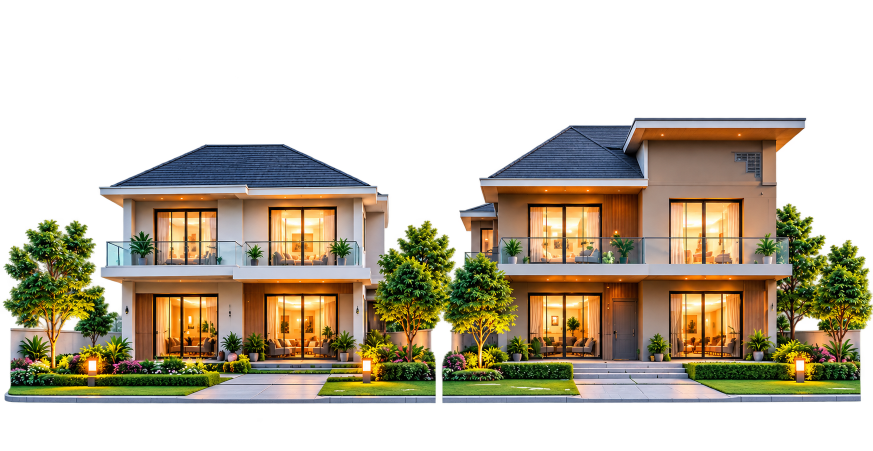
#> input picture assets/images/compare_home.png, 1746 x 901 px, found by its file name (shown at 1/2 size)
$ python generate_property_details_mockup.py
#> lines starting #> are read from the running program, lines starting #| are printed output that depends on the picture
import os
from PIL import Image, ImageDraw, ImageFont, ImageFilter

brain_dir = r"C:\Users\sk460\.gemini\antigravity\brain\22d11365-799f-4b35-a997-a30b2f31a218"
os.makedirs(brain_dir, exist_ok=True)

def get_font(size, bold=False):
    font_names = [
        "C:\\Windows\\Fonts\\segoeuib.ttf" if bold else "C:\\Windows\\Fonts\\segoeui.ttf",
        "C:\\Windows\\Fonts\\arialbd.ttf" if bold else "C:\\Windows\\Fonts\\arial.ttf",
        "C:\\Windows\\Fonts\\tahomabd.ttf" if bold else "C:\\Windows\\Fonts\\tahoma.ttf",
    ]
    for fn in font_names:
        if os.path.exists(fn):
            try:
                return ImageFont.truetype(fn, size)
            except Exception:
                pass
    return ImageFont.load_default()

# Screen Dimensions (High-Res Mobile Mockup: 840 x 2200)
W, H = 840, 2150
img = Image.new("RGB", (W, H), (248, 250, 252))
draw = ImageDraw.Draw(img)

# Colors
C_TEAL = (0, 122, 94)          # #007A5E - DigiNiwas signature
C_DARK_TEAL = (8, 48, 38)      # Deep luxury
C_GOLD = (212, 160, 23)        # Trust gold
C_GOLD_SOFT = (254, 247, 230)
C_MINT_SOFT = (232, 247, 242)
C_INK = (15, 23, 42)           # #0F172A slate 900
C_BODY = (71, 85, 105)         # slate 600
C_MUTED = (148, 163, 184)      # slate 400
C_CARD_BG = (255, 255, 255)
C_BORDER = (226, 232, 240)
C_BLUE = (37, 99, 235)

# -------------------------------------------------------------
# 1. TOP HERO SECTION (PHOTO CAROUSEL & FLOATING ACTIONS)
# -------------------------------------------------------------
hero_h = 440

# Load background photo if available
try:
    hero_raw = Image.open("assets/images/compare_home.png").convert("RGB")
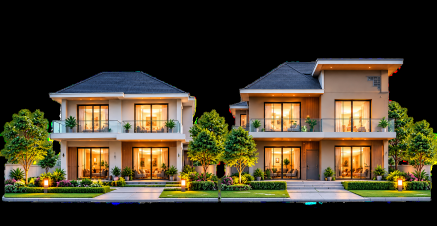
#> hero_raw: PIL image 1746x901 RGB (shown at 1/4 size); mean R, G, B 67.1, 59, 40.2
    # Crop to 840x440
    rw, rh = hero_raw.size
    target_ratio = W / hero_h
    raw_ratio = rw / rh
    if raw_ratio > target_ratio:
        new_w = int(rh * target_ratio)
        hero_crop = hero_raw.crop(((rw - new_w) // 2, 0, (rw + new_w) // 2, rh))
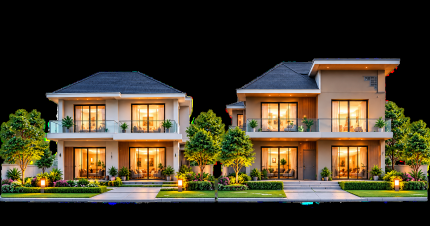
#> hero_crop: PIL image 1720x901 RGB (shown at 1/4 size); mean R, G, B 67.9, 59.7, 40.8
    else:
        new_h = int(rw / target_ratio)
        hero_crop = hero_raw.crop((0, (rh - new_h) // 2, rw, (rh + new_h) // 2))
    hero_img = hero_crop.resize((W, hero_h), Image.Resampling.LANCZOS)
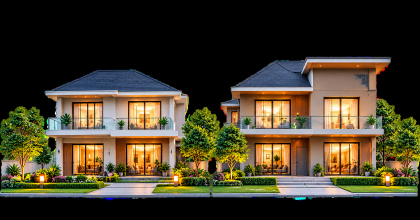
#> hero_img: PIL image 840x440 RGB (shown at 1/2 size); mean R, G, B 67.9, 59.7, 40.8
    img.paste(hero_img, (0, 0))
except Exception as e:
    draw.rectangle([0, 0, W, hero_h], fill=(30, 41, 59))

# Dark gradient overlay on top & bottom of hero for legibility
top_grad = Image.new("RGBA", (W, 110), (0, 0, 0, 0))
#> top_grad: PIL image 840x110 RGBA; every value is 0
t_draw = ImageDraw.Draw(top_grad)
for y in range(110):
    alpha = int(140 * (1 - y / 110))
    t_draw.line([(0, y), (W, y)], fill=(0, 0, 0, alpha))
img.paste(top_grad, (0, 0), top_grad)
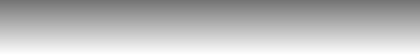
#> top_grad: PIL image 840x110 RGBA (shown at 1/2 size); mean R, G, B, A 0, 0, 0, 70.2; transparent parts drawn white

bot_grad = Image.new("RGBA", (W, 140), (0, 0, 0, 0))
#> bot_grad: PIL image 840x140 RGBA; every value is 0
b_draw = ImageDraw.Draw(bot_grad)
for y in range(140):
    alpha = int(180 * (y / 140))
    b_draw.line([(0, y), (W, y)], fill=(0, 0, 0, alpha))
img.paste(bot_grad, (0, hero_h - 140), bot_grad)
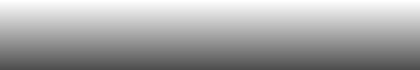
#> bot_grad: PIL image 840x140 RGBA (shown at 1/2 size); mean R, G, B, A 0, 0, 0, 88.9; transparent parts drawn white
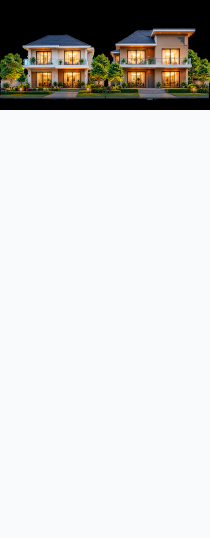
#> img: PIL image 840x2150 RGB (shown at 1/4 size); mean R, G, B 209.9, 209.8, 207.9

# Top Bar Floating Navigation Buttons
# Back button
draw.rounded_rectangle([24, 44, 72, 92], radius=24, fill=(255, 255, 255, 230), outline=(255, 255, 255))
draw.text((38, 54), "←", fill=C_INK, font=get_font(24, True))

# Right actions: Share, Favorite, 360 Tour
draw.rounded_rectangle([W - 170, 44, W - 122, 92], radius=24, fill=(255, 255, 255, 230))
draw.text((W - 156, 56), "↗", fill=C_INK, font=get_font(20, True))

draw.rounded_rectangle([W - 114, 44, W - 66, 92], radius=24, fill=(255, 255, 255, 230))
draw.text((W - 100, 56), "♥", fill=(239, 68, 68), font=get_font(20, True))

draw.rounded_rectangle([W - 58, 44, W - 24, 92], radius=17, fill=(255, 255, 255, 230))
draw.text((W - 47, 56), "⋮", fill=C_INK, font=get_font(20, True))

# Floating Badges on Hero Image (Bottom Left & Right)
# Verified Pill
draw.rounded_rectangle([24, hero_h - 58, 220, hero_h - 20], radius=19, fill=(0, 122, 94, 240), outline=(153, 246, 228))
draw.text((40, hero_h - 48), "🛡️ Verified Property", fill=(255, 255, 255), font=get_font(13, True))

# 360 Virtual Tour Pill
draw.rounded_rectangle([230, hero_h - 58, 380, hero_h - 20], radius=19, fill=(15, 23, 42, 220), outline=(255, 255, 255))
draw.text((246, hero_h - 48), "🔄 360° Tour", fill=(255, 255, 255), font=get_font(13, True))

# Photo Count Pill (Bottom Right)
draw.rounded_rectangle([W - 130, hero_h - 58, W - 24, hero_h - 20], radius=19, fill=(15, 23, 42, 220))
draw.text((W - 114, hero_h - 48), "📷 1 / 18", fill=(255, 255, 255), font=get_font(13, True))

# Carousel Thumbnail Peek Bar
t_y = hero_h + 10
draw.text((24, t_y), "Photos & Floor Plans", fill=C_BODY, font=get_font(12, True))
draw.text((W - 120, t_y), "View All (18) →", fill=C_TEAL, font=get_font(12, True))

thumb_w = 140
thumb_h = 75
for i in range(5):
    tx = 24 + i * (thumb_w + 12)
    if tx + thumb_w > W: break
    draw.rounded_rectangle([tx, t_y + 24, tx + thumb_w, t_y + 24 + thumb_h], radius=10, fill=(226, 232, 240), outline=C_TEAL if i==0 else C_BORDER, width=2 if i==0 else 1)
    label = ["Living Room", "Master Bed", "Modular Kit", "Balcony View", "Floor Plan"][i]
    draw.text((tx + 12, t_y + 50), label, fill=C_INK if i==0 else C_BODY, font=get_font(11, True))

# -------------------------------------------------------------
# 2. TITLE, PRICE & FINANCIAL TRANSPARENCY CARD
# -------------------------------------------------------------
p_y = t_y + 125
draw.rounded_rectangle([20, p_y, W - 20, p_y + 185], radius=18, fill=C_CARD_BG, outline=C_BORDER, width=1)

# Status Pill & RERA ID
draw.rounded_rectangle([40, p_y + 18, 150, p_y + 44], radius=13, fill=C_MINT_SOFT)
draw.text((54, p_y + 24), "● Ready to Move", fill=C_TEAL, font=get_font(11, True))

draw.rounded_rectangle([158, p_y + 18, 280, p_y + 44], radius=13, fill=(241, 245, 249))
draw.text((170, p_y + 24), "RERA: UPRERAPRJ9921", fill=C_BODY, font=get_font(11, False))

draw.text((W - 120, p_y + 24), "ID: DNP-8821", fill=C_MUTED, font=get_font(11, False))

# Property Title
draw.text((40, p_y + 54), "Mahagun Moderne 3 BHK Luxury Penthouse", fill=C_INK, font=get_font(21, True))
draw.text((40, p_y + 84), "📍 Sector 78, Noida, Expressway Corridor, NCR", fill=C_BODY, font=get_font(13, False))

# Price & EMI Section
draw.line([(40, p_y + 115), (W - 40, p_y + 115)], fill=(241, 245, 249), width=1)
draw.text((40, p_y + 128), "₹ 1.45 Cr", fill=C_TEAL, font=get_font(28, True))
draw.text((195, p_y + 138), "@ ₹ 7,837 / sq.ft", fill=C_BODY, font=get_font(13, False))

# EMI Pill with Calculator Trigger
draw.rounded_rectangle([W - 270, p_y + 128, W - 40, p_y + 168], radius=12, fill=C_GOLD_SOFT, outline=(245, 215, 140))
draw.text((W - 256, p_y + 138), "Est. EMI: ₹78.4K/mo 🧮", fill=(161, 98, 7), font=get_font(12, True))

# -------------------------------------------------------------
# 3. 🛡️ DIGINIWAS 100% BUYER TRUST SHIELD (THE WOW FACTOR)
# -------------------------------------------------------------
t_box_y = p_y + 205
draw.rounded_rectangle([20, t_box_y, W - 20, t_box_y + 175], radius=18, fill=(250, 255, 253), outline=(167, 243, 208), width=2)

# Header
draw.rounded_rectangle([36, t_box_y + 16, 175, t_box_y + 40], radius=12, fill=C_TEAL)
draw.text((46, t_box_y + 20), "DIGINIWAS TRUST SHIELD", fill=(255, 255, 255), font=get_font(9.5, True))

draw.text((188, t_box_y + 20), "100% Verified & Protected Buying Process", fill=C_TEAL, font=get_font(13, True))

# 4 Trust Pillars Grid
trust_items = [
    ("⚖️ 100% Legal Title Clear", "Occupancy Cert (OC) & Registry Ready"),
    ("🛡️ Zero Brokerage Guarantee", "Direct Verified Seller, no hidden fees"),
    ("🔍 On-Site Physical Inspection", "Inspected by DigiNiwas Engg (25 Oct)"),
    ("🏦 Instant Bank Pre-Approval", "Pre-approved by SBI, HDFC & ICICI Bank"),
]

for idx, (head, sub) in enumerate(trust_items):
    col = idx % 2
    row = idx // 2
    ix = 40 + col * ((W - 80) // 2)
    iy = t_box_y + 55 + row * 52
    draw.text((ix, iy), head, fill=C_INK, font=get_font(13, True))
    draw.text((ix, iy + 20), sub, fill=C_BODY, font=get_font(11, False))

# -------------------------------------------------------------
# 4. KEY SPECIFICATIONS (ELEVATED 6-CARD GRID)
# -------------------------------------------------------------
spec_y = t_box_y + 195
draw.text((24, spec_y), "Property Configuration & Specs", fill=C_INK, font=get_font(17, True))

specs = [
    ("🛏️ Bedrooms", "3 BHK Luxury", "1,850 sq.ft (Super Built)"),
    ("🛁 Bathrooms", "3 Baths", "Attached Western Fittings"),
    ("🧭 Direction", "East Facing", "100% Vastu Compliant"),
    ("🏢 Floor Level", "14th of 26", "Pool & Green View"),
    ("🚗 Parking", "2 Covered", "Basement Reserved Slots"),
    ("🛋️ Furnishing", "Semi-Furnished", "Modular Kitchen + Woodwork"),
]

card_w = (W - 40 - 20) // 3
card_h = 100

for i, (cat, val, extra) in enumerate(specs):
    c = i % 3
    r = i // 3
    cx0 = 20 + c * (card_w + 10)
    cy0 = spec_y + 30 + r * (card_h + 10)
    cx1 = cx0 + card_w
    cy1 = cy0 + card_h

    draw.rounded_rectangle([cx0, cy0, cx1, cy1], radius=14, fill=C_CARD_BG, outline=C_BORDER)
    draw.text((cx0 + 12, cy0 + 12), cat, fill=C_BODY, font=get_font(11, False))
    draw.text((cx0 + 12, cy0 + 36), val, fill=C_INK, font=get_font(15, True))
    draw.text((cx0 + 12, cy0 + 64), extra, fill=C_MUTED, font=get_font(10, False))

# -------------------------------------------------------------
# 5. ASSIGNED DIGINIWAS CERTIFIED PARTNER (HUMAN TRUST)
# -------------------------------------------------------------
agent_y = spec_y + 265
draw.rounded_rectangle([20, agent_y, W - 20, agent_y + 140], radius=18, fill=C_CARD_BG, outline=C_BORDER)

# Agent Avatar placeholder circle
draw.ellipse([40, agent_y + 22, 115, agent_y + 97], fill=C_TEAL)
draw.text((57, agent_y + 40), "RS", fill=(255, 255, 255), font=get_font(24, True))

# Agent Info
draw.text((130, agent_y + 22), "Rahul Sharma", fill=C_INK, font=get_font(17, True))
draw.rounded_rectangle([260, agent_y + 24, 390, agent_y + 46], radius=8, fill=C_MINT_SOFT)
draw.text((270, agent_y + 27), "✓ Verified Partner", fill=C_TEAL, font=get_font(10.5, True))

draw.text((130, agent_y + 50), "Senior Area Specialist • Sector 78 & Expressway", fill=C_BODY, font=get_font(12, False))
draw.text((130, agent_y + 72), "⭐ 4.95 Rating (64 Successful Closings)  •  Fast Response (<10 mins)", fill=C_GOLD, font=get_font(11.5, True))

# Agent Quick Buttons
draw.rounded_rectangle([W - 190, agent_y + 24, W - 40, agent_y + 64], radius=10, fill=(37, 211, 102))
draw.text((W - 170, agent_y + 34), "💬 WhatsApp", fill=(255, 255, 255), font=get_font(12, True))

draw.rounded_rectangle([W - 190, agent_y + 74, W - 40, agent_y + 114], radius=10, fill=C_MINT_SOFT, outline=C_TEAL)
draw.text((W - 164, agent_y + 84), "📞 Call Direct", fill=C_TEAL, font=get_font(12, True))

# -------------------------------------------------------------
# 6. NEIGHBORHOOD & CONNECTIVITY SCORE (DIGINIWAS AI)
# -------------------------------------------------------------
loc_y = agent_y + 160
draw.rounded_rectangle([20, loc_y, W - 20, loc_y + 170], radius=18, fill=C_CARD_BG, outline=C_BORDER)

# Score header
draw.text((40, loc_y + 18), "Locality & Connectivity Index", fill=C_INK, font=get_font(16, True))
draw.rounded_rectangle([W - 180, loc_y + 16, W - 40, loc_y + 46], radius=10, fill=(240, 253, 244), outline=C_TEAL)
draw.text((W - 168, loc_y + 22), "⭐ 9.2 / 10 Excellent", fill=C_TEAL, font=get_font(11.5, True))

places = [
    ("🚇 Sector 76 Metro Station", "600m • 7 min walk", "Blue Line Direct to CP"),
    ("🏥 Fortis Hospital Noida", "2.1 km • 6 min drive", "24/7 Multi-specialty"),
    ("🎓 DPS & Shiv Nadar School", "1.4 km • 4 min drive", "Top Ranked CBSE"),
    ("🛒 Spectrum Metro Mall", "800m • 3 min drive", "Cinema, Food Court & Retail"),
]

for idx, (p_title, p_dist, p_desc) in enumerate(places):
    col = idx % 2
    row = idx // 2
    px = 40 + col * ((W - 80) // 2)
    py = loc_y + 60 + row * 48
    draw.text((px, py), p_title, fill=C_INK, font=get_font(12.5, True))
    draw.text((px, py + 18), f"{p_dist}  |  {p_desc}", fill=C_MUTED, font=get_font(10.5, False))

# -------------------------------------------------------------
# 7. TOP AMENITIES STRIP
# -------------------------------------------------------------
amen_y = loc_y + 190
draw.text((24, amen_y), "Premium Society Amenities (35+)", fill=C_INK, font=get_font(16, True))

amen_list = ["🏊 Clubhouse & Olympic Pool", "🎾 Tennis & Badminton", "🏋️ 24/7 Gym & Spa", "🌳 75% Lush Green Park", "🛡️ 3-Tier Smart Security"]
for i, a_text in enumerate(amen_list):
    ax = 20 + i * 160
    if ax + 150 > W: break
    draw.rounded_rectangle([ax, amen_y + 30, ax + 150, amen_y + 85], radius=12, fill=C_CARD_BG, outline=C_BORDER)
    draw.text((ax + 12, amen_y + 45), a_text.split(" ")[0], fill=C_INK, font=get_font(18, False))
    draw.text((ax + 12, amen_y + 65), " ".join(a_text.split(" ")[1:]), fill=C_INK, font=get_font(10.5, True))

# -------------------------------------------------------------
# 8. STICKY FLOATING LUXURY BOTTOM ACTION BAR
# -------------------------------------------------------------
foot_h = 110
foot_y = H - foot_h

# Backdrop blur simulation
draw.rectangle([0, foot_y - 20, W, H], fill=(255, 255, 255))
draw.line([(0, foot_y - 20), (W, foot_y - 20)], fill=(226, 232, 240), width=2)

# Left Price + EMI
draw.text((28, foot_y - 5), "₹ 1.45 Cr", fill=C_TEAL, font=get_font(24, True))
draw.text((28, foot_y + 28), "EMI from ₹78,400/mo  •  All-incl.", fill=C_BODY, font=get_font(11.5, False))

# Action Buttons on Right
# 1. WhatsApp icon button
draw.rounded_rectangle([W - 390, foot_y - 5, W - 325, foot_y + 55], radius=16, fill=(37, 211, 102))
draw.text((W - 365, foot_y + 12), "💬", fill=(255, 255, 255), font=get_font(22, True))

# 2. Free Site Visit Primary CTA (High Conversion)
draw.rounded_rectangle([W - 315, foot_y - 5, W - 24, foot_y + 55], radius=16, fill=C_TEAL)
draw.text((W - 275, foot_y + 8), "📅 Schedule Site Visit", fill=(255, 255, 255), font=get_font(14, True))
draw.text((W - 248, foot_y + 32), "Free Cab Pickup & Tour", fill=(153, 246, 228), font=get_font(10.5, False))

out_path = os.path.join(brain_dir, "buyer_property_details_redesign.png")
img.save(out_path, quality=95)
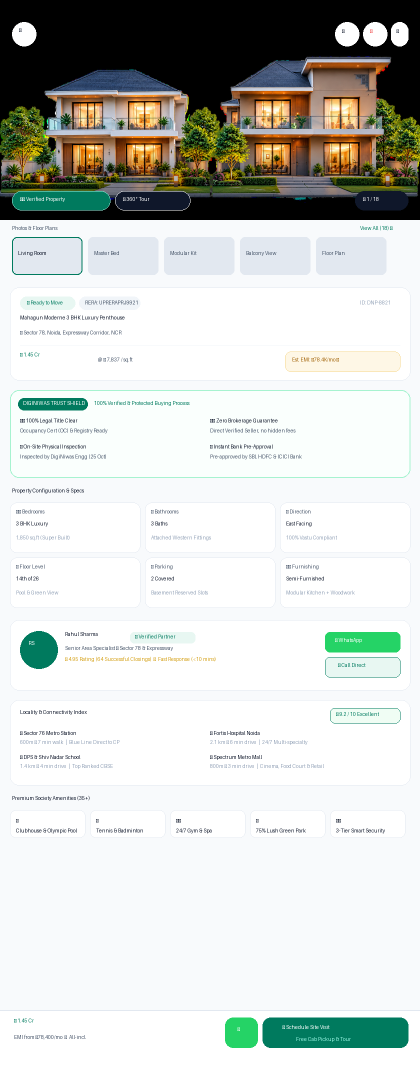
#> saved as buyer_property_details_redesign.png: PIL image 840x2150 RGB (shown at 1/2 size); mean R, G, B 206, 209.1, 205.2
print("Saved premium mockup to:", out_path)

$ run again, with assets/images/f1_left.png copied over assets/images/compare_home.png
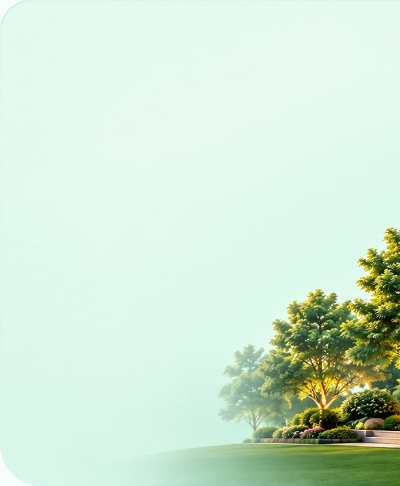
#> input picture assets/images/f1_left.png, 400 x 486 px, found by its file name
#> `hero_crop = hero_raw.crop((0, (rh - new_h) // 2, rw, (rh + new_h) // 2))`:
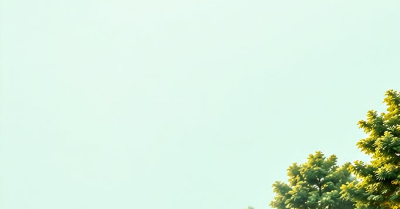
#> hero_crop: PIL image 400x209 RGB; mean R, G, B 214.4, 237.3, 220.2
#> `img.save(out_path, quality=95)`:
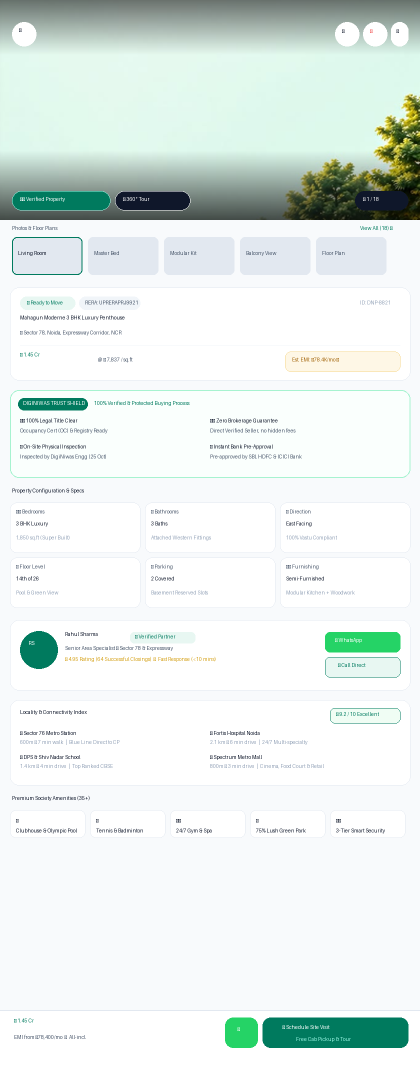
#> saved as buyer_property_details_redesign.png: PIL image 840x2150 RGB (shown at 1/2 size); mean R, G, B 228.4, 236.9, 233.8

$ run again, with assets/images/home_header_bg.png copied over assets/images/compare_home.png
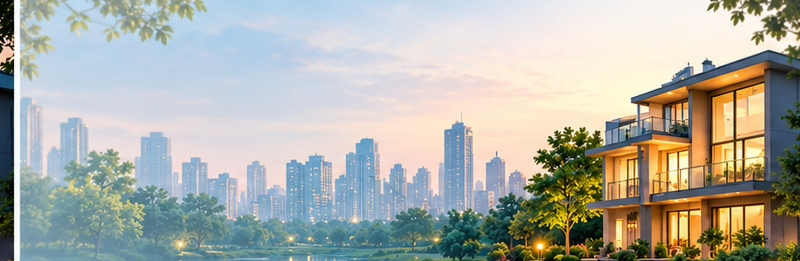
#> input picture assets/images/home_header_bg.png, 1600 x 522 px, found by its file name (shown at 1/2 size)
#> hero_raw is the input picture: PIL image 1600x522 RGB; mean R, G, B 174.2, 176, 167.9
#> `hero_crop = hero_raw.crop(((rw - new_w) // 2, 0, (rw + new_w) // 2, rh))`:
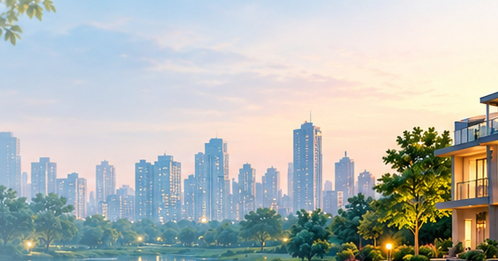
#> hero_crop: PIL image 996x522 RGB (shown at 1/2 size); mean R, G, B 181.9, 186.7, 183.6
#> `img.save(out_path, quality=95)`:
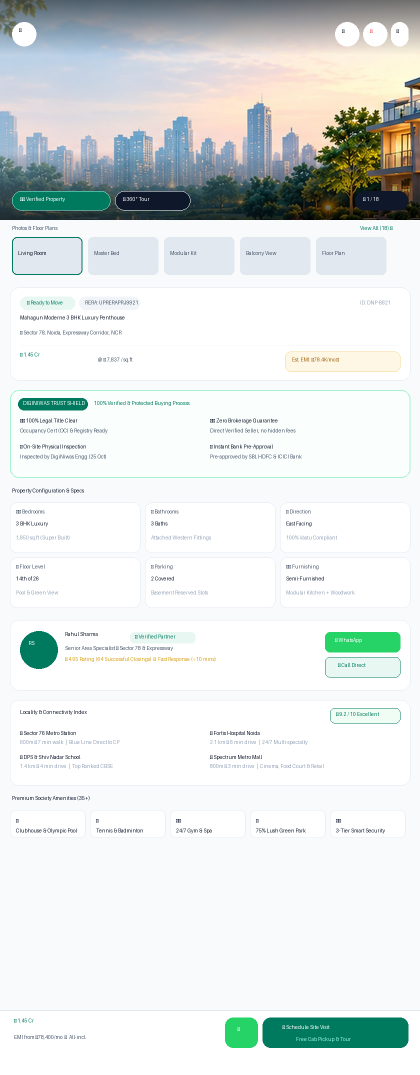
#> saved as buyer_property_details_redesign.png: PIL image 840x2150 RGB (shown at 1/2 size); mean R, G, B 224.3, 229.4, 228.4
